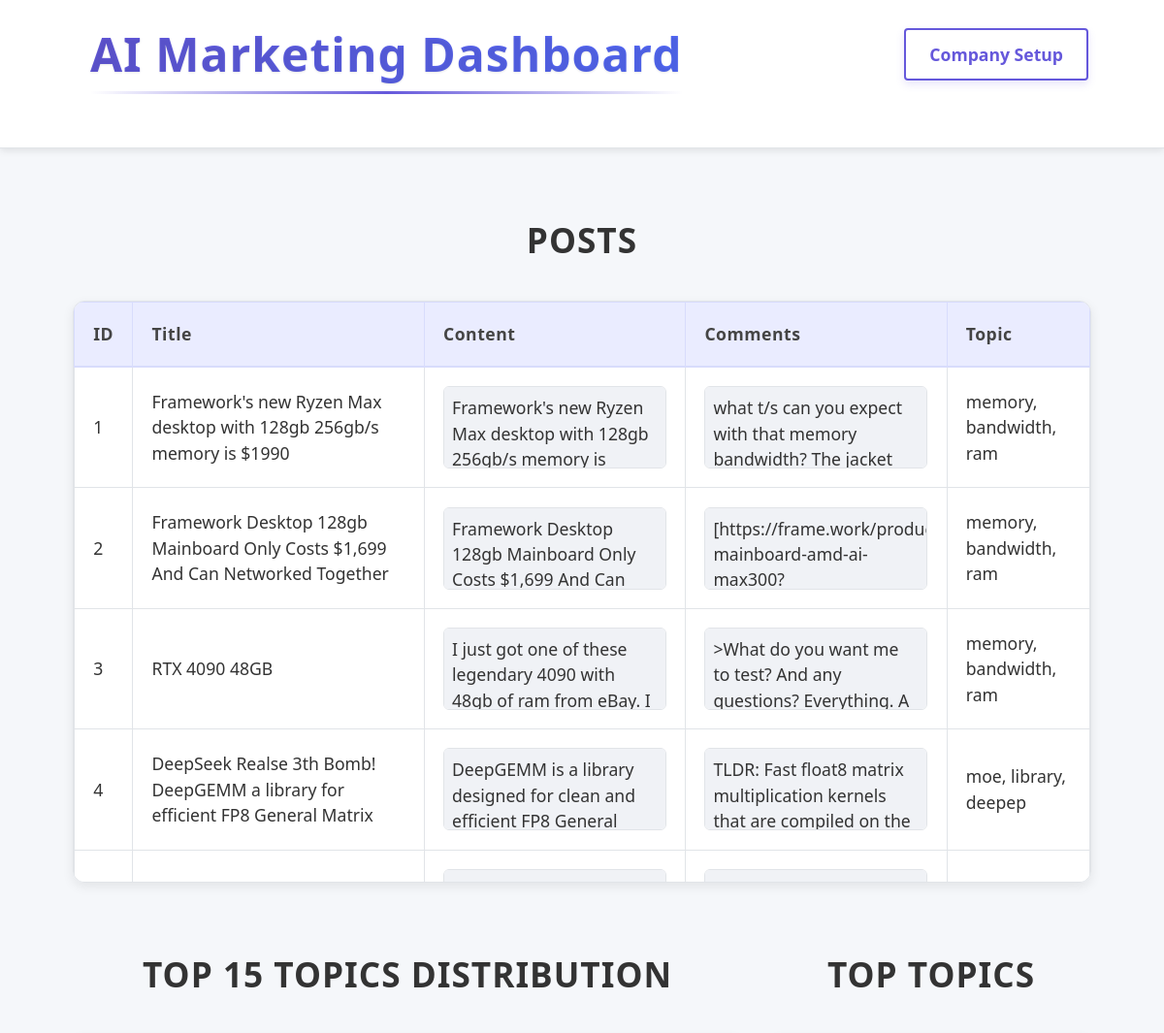
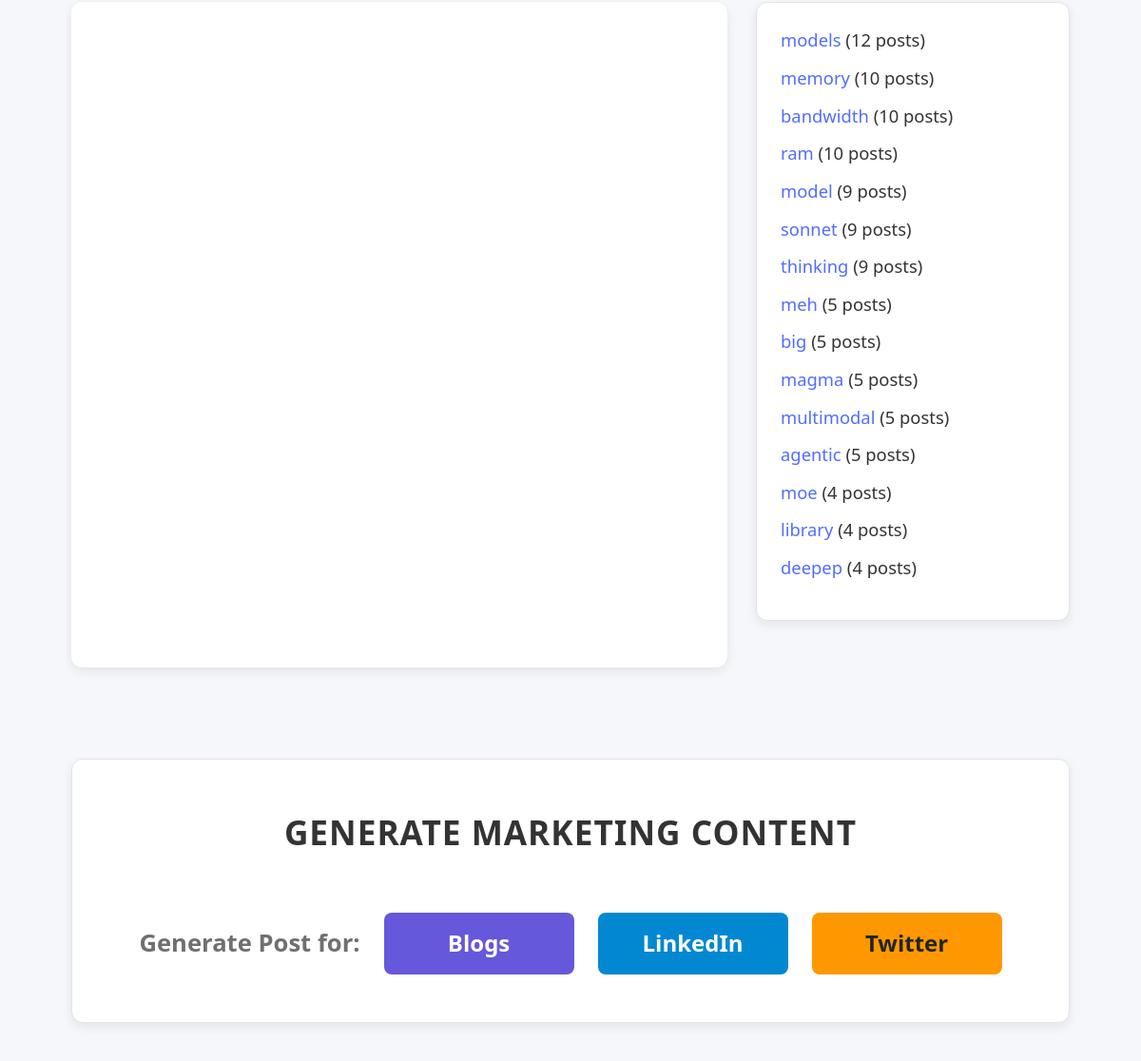
The page / on the database its author committed (2 pictures, top to bottom).
### tables this page shows
CREATE TABLE posts (
        id INTEGER PRIMARY KEY AUTOINCREMENT,
        post_title TEXT,
        post_content TEXT,
        ai_response TEXT,
        approved INTEGER DEFAULT 0
    , topic TEXT, comments TEXT, score INTEGER, num_comments INTEGER);

### app.py (the view)
@app.route("/")
def index():
    conn = get_db_connection()
    posts = conn.execute("SELECT * FROM posts").fetchall()
    conn.close()
    posts_with_sentiment = []
    for post in posts:
        post_dict = dict(post)
        if post_dict.get("ai_response"):
            post_dict["sentiment"] = get_sentiment(post_dict["ai_response"])
        else:
            post_dict["sentiment"] = None
        posts_with_sentiment.append(post_dict)
    topic_chart = generate_topic_chart(posts_with_sentiment)
    topic_counts = {}
    for post in posts_with_sentiment:
        topic_field = post.get("topic") or "miscellaneous"
        topics_list = [t.strip() for t in topic_field.split(",") if t.strip()]
        if not topics_list:
            topics_list = ["miscellaneous"]
        for t in topics_list:
            topic_counts[t] = topic_counts.get(t, 0) + 1
    sorted_topics = sorted(topic_counts.items(), key=lambda x: x[1], reverse=True)[:15]
    return render_template(
        "index.html",
        posts=posts_with_sentiment,
        topic_chart=topic_chart,
        sorted_topics=sorted_topics
    )

### app.py (called while the page is built)
def get_db_connection():
    conn = sqlite3.connect('data.db')
    conn.row_factory = sqlite3.Row
    return conn

### templates/index.html (shortened to what this page needs)
<!DOCTYPE html>
<html lang="en">
<head>
  <link rel="stylesheet" href="https://stackpath.bootstrapcdn.com/bootstrap/4.5.0/css/bootstrap.min.css">
</head>
<body>
  <nav class="navbar navbar-expand-lg navbar-light">
    <div class="container">
      <a class="navbar-brand" href="{{ url_for('index') }}">AI Marketing Dashboard</a>
      <div class="collapse navbar-collapse" id="navbarNav">
        <ul class="navbar-nav ml-auto">
          <li class="nav-item">
            <a class="btn btn-outline-light" href="{{ url_for('company_setup') }}">Company Setup</a>
          </li>
        </ul>
      </div>
    </div>
  </nav>
  <div class="container mt-5">
    <h2 class="mb-4 section-title">Posts</h2>
    <div class="table-container mb-5">
      <table class="table table-bordered table-hover">
        <thead class="thead-light">
          <tr>
            <th>ID</th>
            <th>Title</th>
            <th style="width: 250px;">Content</th>
            <th style="width: 250px;">Comments</th>
            <th>Topic</th>
          </tr>
        </thead>
        <tbody>
          {% for post in posts %}
          <tr>
            <td>{{ post['id'] }}</td>
            <td>{{ post['post_title'] }}</td>
            <td>
              <div class="scrollable-box">{{ post['post_content'] }}</div>
            </td>
            <td>
              <div class="scrollable-box">{{ post['comments'] }}</div>
            </td>
            <td>{{ post['topic'] if post['topic'] else 'miscellaneous' }}</td>
          </tr>
          {% endfor %}
        </tbody>
      </table>
    </div>
    <div class="row">
      <div class="col-md-8">
        <h2 class="mb-4 section-title">Top 15 Topics Distribution</h2>
        <div class="chart-container">
          <div id="topic-bar-chart" style="height: 650px; width: 100%;"></div>
        </div>
      </div>
      <div class="col-md-4">
        <h3 class="mb-4 section-title">Top Topics</h3>
        <div class="topics-list">
          <ul class="list-unstyled">
            {% for t, count in sorted_topics %}
              <li>
                <a href="{{ url_for('topic_summary', topic=t) }}">{{ t }}</a> ({{ count }} posts)
              </li>
            {% endfor %}
          </ul>
        </div>
      </div>
    </div>
    <div class="post-generation-section">
      <h2 class="section-title">Generate Marketing Content</h2>
      <div class="centered-buttons">
        <b style="font-size: 1.6rem; color: var(--text-secondary);">Generate Post for:</b>
        <button id="generateBlogButton" class="btn btn-primary">Blogs</button>
        <button id="generateLinkedInButton" class="btn btn-info">LinkedIn</button>
        <button id="generateTwitterButton" class="btn btn-warning">Twitter</button>
      </div>
    </div>
  </div>
</body>
</html>

### rows shown on the page
posts: id "1", post_title "Framework's new Ryzen Max desktop with 128gb 256gb/s memory is $1990", post_content "Framework's new Ryzen Max desktop with 128gb 256gb/s memory is…", comments "what t/s can you expect with that memory bandwidth? The jacket…", topic "memory, bandwidth, ram"
posts: id "2", post_title "Framework Desktop 128gb Mainboard Only Costs $1,699 And Can Networked Together", post_content "Framework Desktop 128gb Mainboard Only Costs $1,699 And Can…", topic "memory, bandwidth, ram"
posts: id "3", post_title "RTX 4090 48GB", post_content "I just got one of these legendary 4090 with 48gb of ram from eBay. I…", comments ">What do you want me to test? And any questions? Everything. A…", topic "memory, bandwidth, ram"
posts: id "4", post_title "DeepSeek Realse 3th Bomb! DeepGEMM a library for efficient FP8 General Matrix", post_content "DeepGEMM is a library designed for clean and efficient FP8 General…", comments "TLDR: Fast float8 matrix multiplication kernels that are compiled on the…", topic "moe, library, deepep"

### other values the page prints
{{ t }} "models" "memory" "bandwidth" "ram" "model" "sonnet" "thinking" "meh" "big" "magma" "multimodal" "agentic" "moe" "library" "deepep"
{{ count }} "12" "10" "10" "10" "9" "9" "9" "5" "5" "5" "5" "5" "4" "4" "4"
